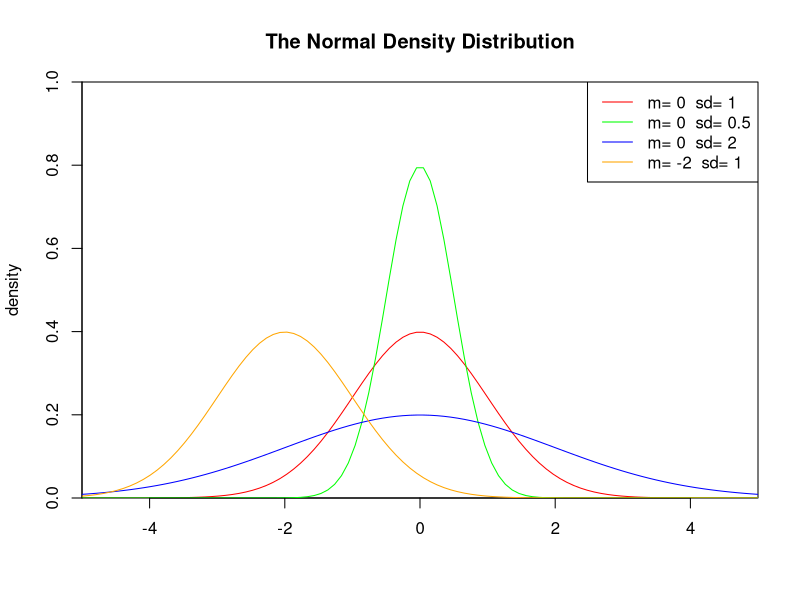
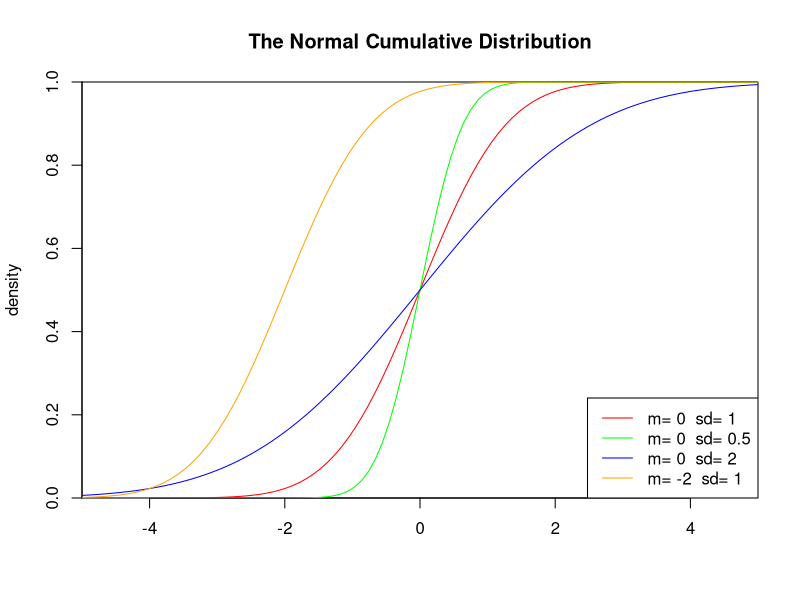
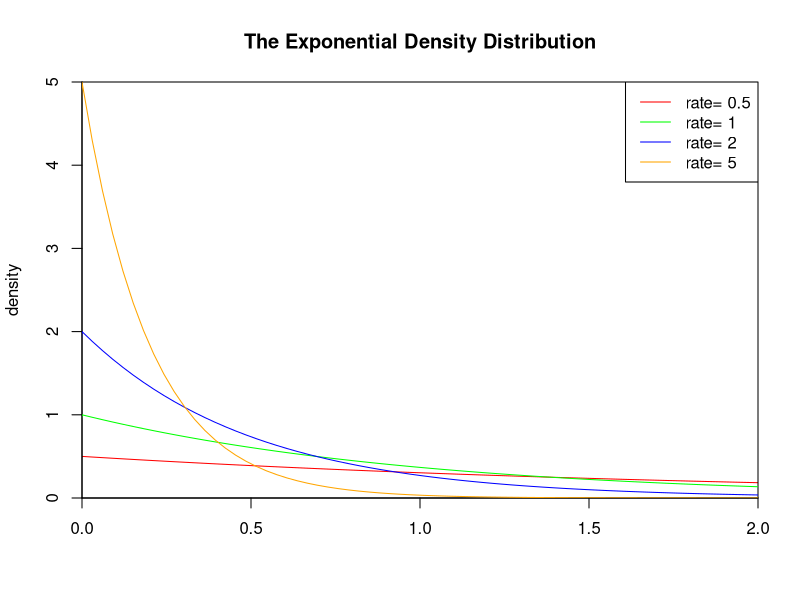
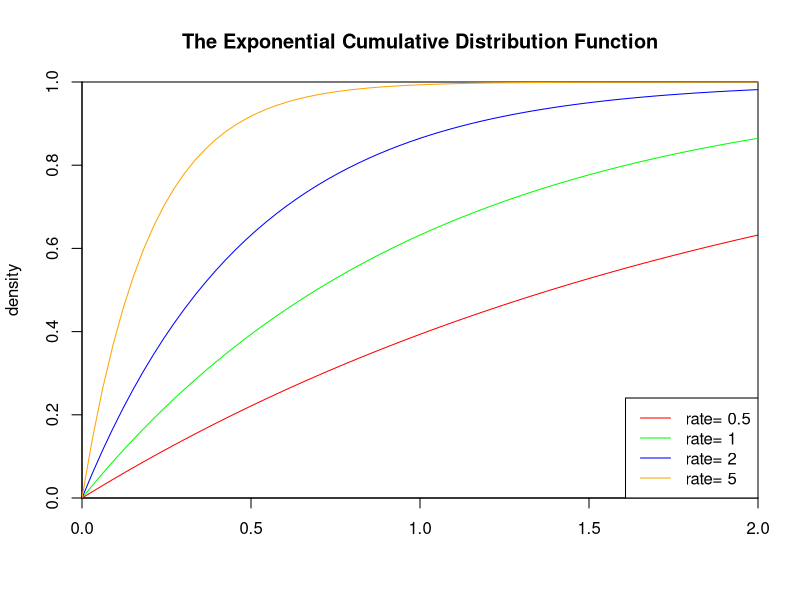
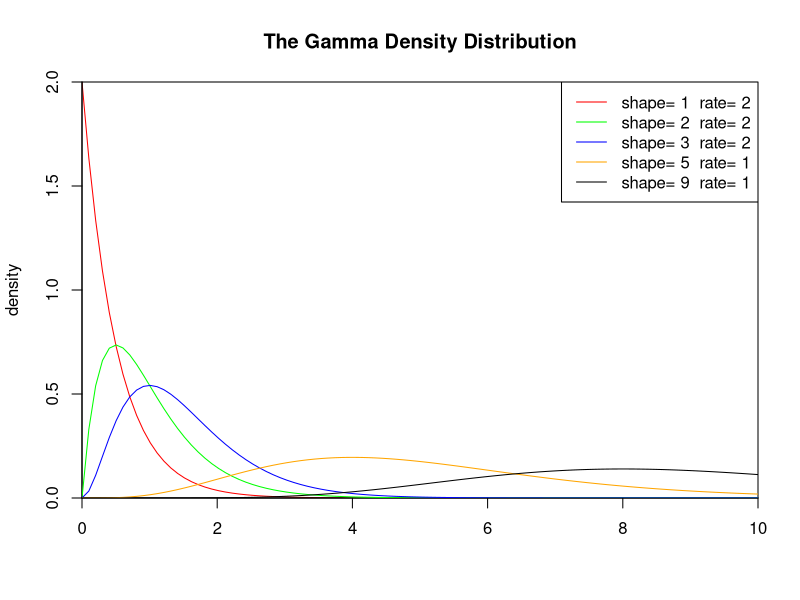
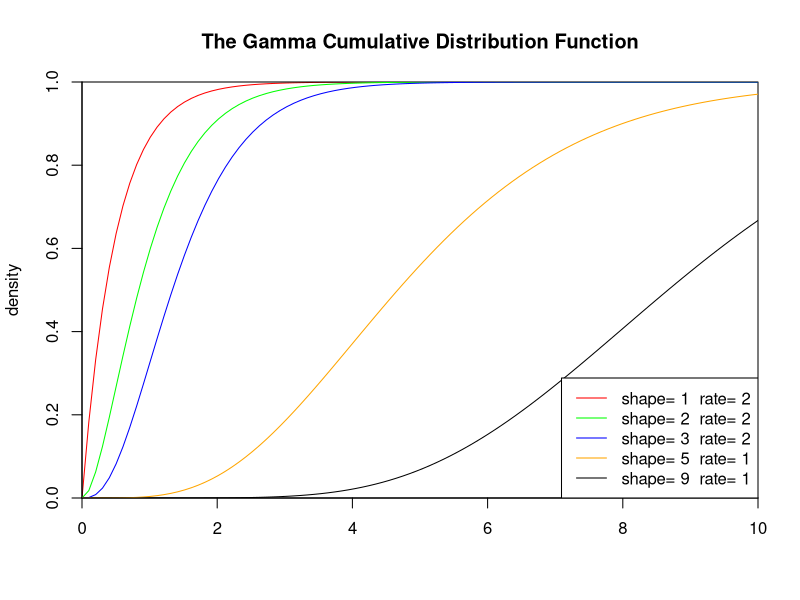
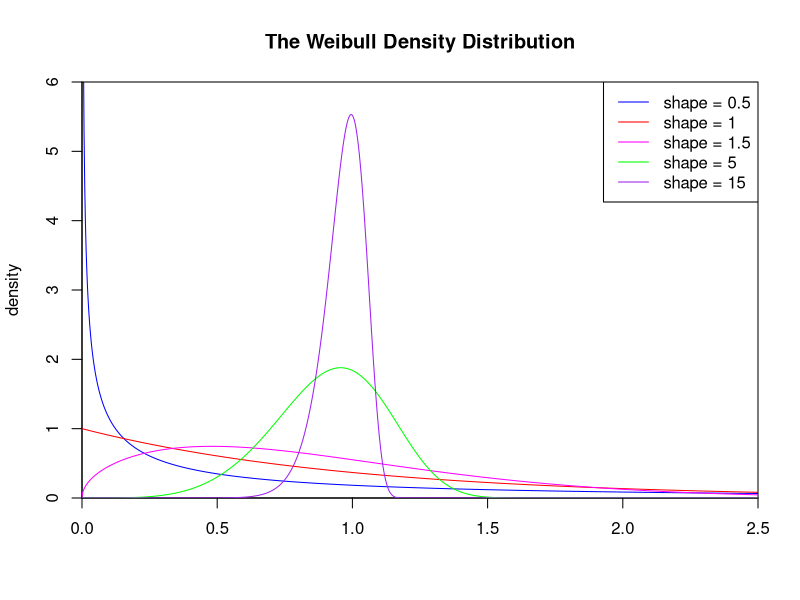
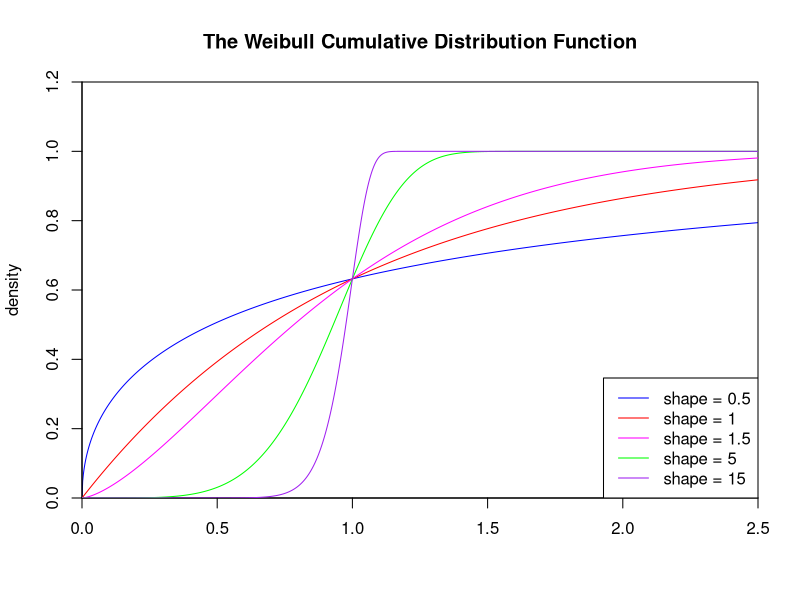

Reproduce these figures in R, in order.
## ---- chunk 1
set.seed(1)
x <- seq(-5,5,length.out=100)
y <- dnorm(x,0,1)
  
plot(x,y,col="red",xlim=c(-5,5),ylim=c(0,1),type='l',
     xaxs="i", yaxs="i",ylab='density',xlab='',
     main="The Normal Density Distribution")

lines(x,dnorm(x,0,0.5),col="green")
lines(x,dnorm(x,0,2),col="blue")
lines(x,dnorm(x,-2,1),col="orange")

legend("topright",legend=paste("m=",c(0,0,0,-2)," sd=", c(1,0.5,2,1)), lwd=1, col=c("red", "green","blue","orange"))
## ---- chunk 2
set.seed(1)
x <- seq(-5,5,length.out=100)
y <- pnorm(x,0,1)

plot(x,y,col="red",xlim=c(-5,5),ylim=c(0,1),type='l',
     xaxs="i", yaxs="i",ylab='density',xlab='',
     main="The Normal Cumulative Distribution")

lines(x,pnorm(x,0,0.5),col="green")
lines(x,pnorm(x,0,2),col="blue")
lines(x,pnorm(x,-2,1),col="orange")

legend("bottomright",legend=paste("m=",c(0,0,0,-2)," sd=", c(1,0.5,2,1)), lwd=1,col=c("red", "green","blue","orange"))
## ---- chunk 3
set.seed(1)
S<-rnorm(1000)
shapiro.test(S)
## ---- chunk 4
set.seed(1)
S<-rnorm(1000)
ks.test(S, "pnorm")
## ---- chunk 5
set.seed(1)
x<-seq(-1,2,length.out=100)
y<-dexp(x,0.5)

plot(x,y,col="red",xlim=c(0,2),ylim=c(0,5),type='l',
     xaxs="i", yaxs="i",ylab='density',xlab='',
     main="The Exponential Density Distribution")
lines(x,dexp(x,1),col="green")
lines(x,dexp(x,2),col="blue")
lines(x,dexp(x,5),col="orange")

legend("topright",legend=paste("rate=",c(.5, 1, 2,5)), lwd=1,col=c("red", "green","blue","orange"))
## ---- chunk 6
set.seed(1)
x<-seq(-1,2,length.out=100)
y<-pexp(x,0.5)

plot(x,y,col="red",xlim=c(0,2),ylim=c(0,1),type='l',
     xaxs="i", yaxs="i",ylab='density',xlab='',
     main="The Exponential Cumulative Distribution Function")
lines(x,pexp(x,1),col="green")
lines(x,pexp(x,2),col="blue")
lines(x,pexp(x,5),col="orange")

legend("bottomright",legend=paste("rate=",c(.5, 1, 2,5)), lwd=1, col=c("red", "green","blue","orange"))
## ---- chunk 7
set.seed(1)
S<-rexp(1000)
ks.test(S, "pexp")
## ---- chunk 8
set.seed(1)
x<-seq(0,10,length.out=100)
y<-dgamma(x,1,2)

plot(x,y,col="red",xlim=c(0,10),ylim=c(0,2),type='l',
     xaxs="i", yaxs="i",ylab='density',xlab='',
     main="The Gamma Density Distribution")

lines(x,dgamma(x,2,2),col="green")
lines(x,dgamma(x,3,2),col="blue")
lines(x,dgamma(x,5,1),col="orange")
lines(x,dgamma(x,9,1),col="black")

legend("topright",legend=paste("shape=",c(1,2,3,5,9)," rate=", c(2,2,2,1,1)), lwd=1, col=c("red", "green","blue","orange","black"))
## ---- chunk 9
set.seed(1)
x<-seq(0,10,length.out=100)
y<-pgamma(x,1,2)

plot(x,y,col="red",xlim=c(0,10),ylim=c(0,1),type='l',
     xaxs="i", yaxs="i",ylab='density',xlab='',
     main="The Gamma Cumulative Distribution Function")

lines(x,pgamma(x,2,2),col="green")
lines(x,pgamma(x,3,2),col="blue")
lines(x,pgamma(x,5,1),col="orange")
lines(x,pgamma(x,9,1),col="black")

legend("bottomright",legend=paste("shape=",c(1,2,3,5,9)," rate=", c(2,2,2,1,1)), lwd=1, col=c("red", "green","blue","orange","black"))
## ---- chunk 10
set.seed(1)
S<-rgamma(1000,1)
ks.test(S, "pgamma", 1)
## ---- chunk 11
ks.test(S, "pgamma", 2)
## ---- chunk 12
set.seed(1)
x<- seq(0, 2.5, length.out=1000)
y<- dweibull(x, 0.5)

plot(x, y, type="l", col="blue",xlim=c(0, 2.5),ylim=c(0, 6),
     xaxs="i", yaxs="i",ylab='density',xlab='',
     main="The Weibull Density Distribution")

lines(x, dweibull(x, 1), type="l", col="red")
lines(x, dweibull(x, 1.5), type="l", col="magenta")
lines(x, dweibull(x, 5), type="l", col="green")
lines(x, dweibull(x, 15), type="l", col="purple")
legend("topright", legend=paste("shape =", c(.5, 1, 1.5, 5, 15)), lwd=1,col=c("blue", "red", "magenta", "green","purple"))
## ---- chunk 13
set.seed(1)
x<- seq(0, 2.5, length.out=1000)
y<- pweibull(x, 0.5)

plot(x, y, type="l", col="blue",xlim=c(0, 2.5),ylim=c(0, 1.2),
     xaxs="i", yaxs="i",ylab='density',xlab='',
     main="The Weibull Cumulative Distribution Function")

lines(x, pweibull(x, 1), type="l", col="red")
lines(x, pweibull(x, 1.5), type="l", col="magenta")
lines(x, pweibull(x, 5), type="l", col="green")
lines(x, pweibull(x, 15), type="l", col="purple")
legend("bottomright", legend=paste("shape =", c(.5, 1, 1.5, 5, 15)), lwd=1, col=c("blue", "red", "magenta", "green","purple"))
## ---- chunk 14
set.seed(1)
S<-rweibull(1000,1)
ks.test(S, "pweibull",1)
## ---- chunk 15
x<-seq(0,5,length.out=1000)
y<-df(x,1,1,0)

plot(x,y,col="red",xlim=c(0,5),ylim=c(0,1),type='l',
     xaxs="i", yaxs="i",ylab='density',xlab='',
     main="The F Density Distribution")

lines(x,df(x,1,1,2),col="green")
lines(x,df(x,2,2,2),col="blue")
lines(x,df(x,2,4,4),col="orange")

legend("topright",legend=paste("df1=",c(1,1,2,2),"df2=",c(1,1,2,4)," ncp=", c(0,2,2,4)), lwd=1, col=c("red", "green","blue","orange"))
## ---- chunk 16
set.seed(1)
x<-seq(0,5,length.out=1000)
y<-df(x,1,1,0)

plot(x,y,col="red",xlim=c(0,5),ylim=c(0,1),type='l',
     xaxs="i", yaxs="i",ylab='density',xlab='',
     main="The F Cumulative Distribution Function")

lines(x,pf(x,1,1,2),col="green")
lines(x,pf(x,2,2,2),col="blue")
lines(x,pf(x,2,4,4),col="orange")

legend("topright",legend=paste("df1=",c(1,1,2,2),"df2=",c(1,1,2,4)," ncp=", c(0,2,2,4)), lwd=1, col=c("red", "green","blue","orange"))
## ---- chunk 17
set.seed(1)
S<-rf(1000,1,1,2)
ks.test(S, "pf", 1,1,2)
